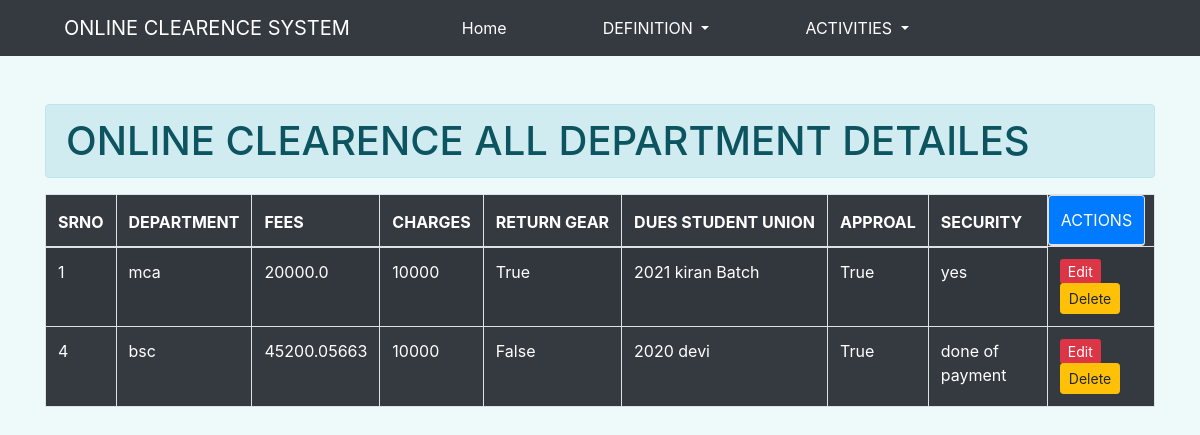
Page /clearence/DATA-detailes on the committed database.
### onlineApp/models.py (models this page shows, shortened)
class Complaint(models.Model):
    dues_to_the_department               = models.CharField(max_length = 200)
    fees_for_the_hospital_and_bookshop   = models.FloatField()
    charges_for_damage                   = models.IntegerField()
    returns_all_athletic_gear            = models.BooleanField(default=True)
    Dues_to_the_student_union            = models.CharField(max_length = 200)
    Male_deal_approal                    = models.BooleanField(default=True)
    obtaining_secutity_chance            = models.CharField(max_length = 200)

### onlineApp/views.py (the view)
# urls.py: path('clearence/DATA-detailes',views.clearence_view,name="clearence"),
def clearence_view(request):
    detailes_clearence = Complaint.objects.all()
    context = {'detailes_clearence':detailes_clearence}
    return render(request,'ONLINE/3activities-clearence.html',context)

### onlineApp/templates/ONLINE/3activities-clearence.html (shortened to what this page needs)
{% extends 'ONLINE/base.html' %}
{% load static %}
{% load crispy_forms_tags %}
{% block content %}
<div class="container mt-5">
    <div class="row">
        <div class="col-sm-12">
            <table class="table bg-dark table-hover table-striped text-white table-bordered">
                <h1 class="alert alert-info">ONLINE CLEARENCE ALL DEPARTMENT DETAILES</h1>
                <thead>
                    <tr>
                        <th scope="col">SRNO</th>
                        <th scope="col">DEPARTMENT</th>
                        <th scope="col">FEES</th>
                        <th scope="col">CHARGES</th>
                        <th scope="col">RETURN&nbsp;GEAR</th>
                        <th scope="col">DUES&nbsp;STUDENT&nbsp;UNION</th>
                        <th scope="col">APPROAL</th>
                        <th scope="col">SECURITY</th>
                        <th scope="col" class="btn btn-primary">ACTIONS</th>
                    </tr>
                </thead>
                <tbody>
                    {% for i in detailes_clearence %}
                    <tr>
                        <td>{{i.id}}</td>
                        <td>{{i.dues_to_the_department}}</td>
                        <td>{{i.fees_for_the_hospital_and_bookshop}}</td>
                        <td>{{i.charges_for_damage}}</td>
                        <td>{{i.returns_all_athletic_gear}}</td>
                        <td>{{i.Dues_to_the_student_union}}</td>
                        <td>{{i.Male_deal_approal}}</td>
                        <td>{{i.obtaining_secutity_chance}}</td>
                        <td>
                            <a href="{% url 'update' i.id %}" class="d-inline  btn-danger btn-sm d-inline">Edit</a>
                            <form action="{% url 'delete-clearence' i.id %}" method="post" class="d-inline">
                                <input type="submit" class="btn btn-warning btn-sm" value="Delete">
                            </form>
                        </td>
                    </tr>
                    {% endfor %}
                </tbody>
            </table>
        </div>
    </div>
</div>
{% endblock content %}

### onlineApp/templates/ONLINE/base.html (shortened to what this page needs)
{% load static %}
<!doctype html>
<html lang="en">
<head>
  <link rel="stylesheet" href="https://cdn.jsdelivr.net/npm/bootstrap@4.6.1/dist/css/bootstrap.min.css"
>
  <link rel="stylesheet" href="{% static 'css/style.css' %}">
</head>
<body>
  {% include "ONLINE/navbar.html" %}
  {% block content %}
  {% endblock content %}
</body>
</html>

### onlineApp/templates/ONLINE/navbar.html (shortened to what this page needs)
<nav class="navbar navbar-expand-lg navbar-light bg-dark">
    <a class="navbar-brand text-white px-5" href="/">ONLINE CLEARENCE SYSTEM </a>
    <div class="collapse navbar-collapse" id="navbarSupportedContent">
        <ul class="navbar-nav mr-auto">
            <li class="nav-item active">
                <a class="nav-link text-white px-5" href="{% url 'Home' %}">Home <span class="sr-only">(current)</span></a>
            </li>
            <li class="nav-item dropdown">
                <a class="nav-link dropdown-toggle text-white px-5" href="#" id="navbarDropdown" role="button" data-toggle="dropdown"
                    aria-expanded="false">
                  DEFINITION
                </a>
            </li>
            <li class="nav-item dropdown">
                <a class="nav-link dropdown-toggle text-white px-5" href="#" id="navbarDropdown" role="button" data-toggle="dropdown"
                    aria-expanded="false">
                  ACTIVITIES
                </a>
            </li>
        </ul>
    </div>
</nav>

### onlineApp/static/css/style.css (style rules this page uses)
body { background-color: rgba(164, 227, 231, 0.178); }

### rows in the picture
Complaint: id "1", dues_to_the_department "mca", fees_for_the_hospital_and_bookshop "20000.0", charges_for_damage "10000", returns_all_athletic_gear "True", Dues_to_the_student_union "2021 kiran Batch", Male_deal_approal "True", obtaining_secutity_chance "yes"
Complaint: id "4", dues_to_the_department "bsc", fees_for_the_hospital_and_bookshop "45200.05663", charges_for_damage "10000", returns_all_athletic_gear "False", Dues_to_the_student_union "2020 devi", Male_deal_approal "True", obtaining_secutity_chance "done of payment"
